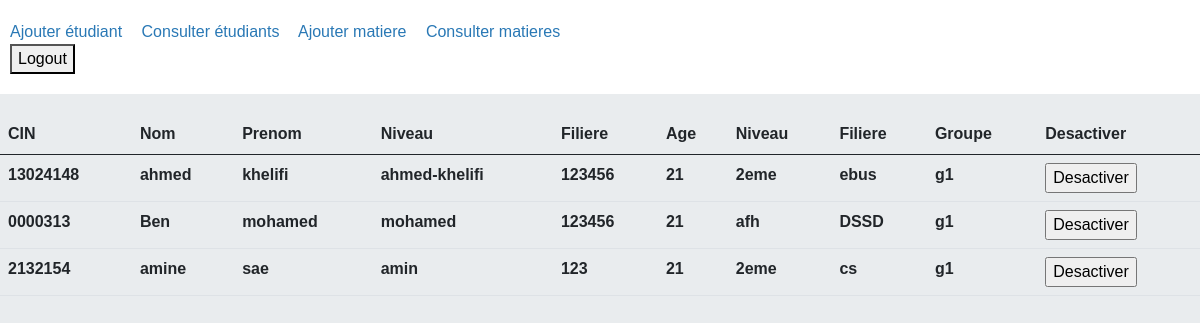
/ListEtudiants (signed in), run on the app's committed database.
### tables this page shows
CREATE TABLE "Etudiant" (
	"cin"	TEXT,
	"nom"	TEXT,
	"prenom"	TEXT,
	"login"	TEXT,
	"password"	TEXT,
	"age"	INTEGER,
	"niveau"	TEXT,
	"filiere"	TEXT,
	"groupe"	TEXT,
	PRIMARY KEY("cin")
);

### app.py (the view)
@app.route("/ListEtudiants", methods=["POST", "GET"])
def listEtudiants():
    if not session.get("admin"):
        return redirect("/admin")
    conn = db_connection()
    cursor = conn.cursor()
    etudiants = cursor.execute("SELECT * from Etudiant")
    return render_template("ListEtudiants.html", etudiants=etudiants)

### db.py (called while the page is built)
def db_connection():
    conn = None
    try:
        conn = sqlite3.connect("gestion.sqlite3")
    except sqlite3.error as e:
        print(e)
    return conn

### templates/ListEtudiants.html (shortened to what this page needs)
{% extends "layout.html" %}
{% block body %}
<table class="table">
    <thead>
        <tr>
            <th class="col">CIN</th>
            <th class="col">Nom</th>
            <th class="col">Prenom</th>
            <th class="col">Niveau</th>
            <th class="col">Filiere</th>
            <th class="col">Age</th>
            <th class="col">Niveau</th>
            <th class="col">Filiere</th>
            <th class="col">Groupe</th>
            <th class="col">Desactiver</th>
        </tr>
    </thead>
    <tbody>
        {% for etudiant in etudiants %}
        <tr>
            {% for info in etudiant %}
                <th>{{info}}</th>
            {% endfor %}
            <th>
                <form action="/delete" method="POST">
                    <input type="submit" value="Desactiver" name="desactivateEtudiant">
                </form>
            </th>
        </tr>
        {% endfor %}
    </tbody>
</table>
{% endblock %}

### templates/layout.html (shortened to what this page needs)
<!DOCTYPE html>
<html lang="en">
<head>
    <link href="https://cdn.jsdelivr.net/npm/bootstrap@5.0.0-beta3/dist/css/bootstrap.min.css" rel="stylesheet">
    <link rel="stylesheet" type="text/css" href="{{ url_for('static', filename='style.css') }}">
</head>
<body>
    <nav>
        <a href="/AjouterEtudiant">Ajouter étudiant</a>
        <a href="/ListEtudiants">Consulter étudiants</a>
        <a href="/AjouterMatiere">Ajouter matiere</a>
        <a href="/ListMatiere">Consulter matieres</a>
        <form action="/Logout">
            <button>Logout</button>
        </form>
    </nav>
    {% block body %} {% endblock %}
</body>
</html>

### static/style.css (style rules this page uses)
body { background-color: #e9ecee; font-family: Arial, Helvetica, sans-serif; }
nav { padding: 20px 10px; background-color: #fff; margin-bottom: 20px; }
nav a { text-decoration: none; color: #2978b5; margin-right: 15px; }

### data on the page
Etudiant: cin "13024148", nom "ahmed", prenom "khelifi", login "ahmed-khelifi", password "123456", etudiant "21", niveau "2eme", filiere "ebus", groupe "g1"
Etudiant: cin "0000313", nom "Ben", prenom "mohamed", login "mohamed", password "123456", etudiant "21", niveau "afh", filiere "DSSD", groupe "g1"
Etudiant: cin "2132154", nom "amine", prenom "sae", login "amin", password "123", etudiant "21", niveau "2eme", filiere "cs", groupe "g1"
